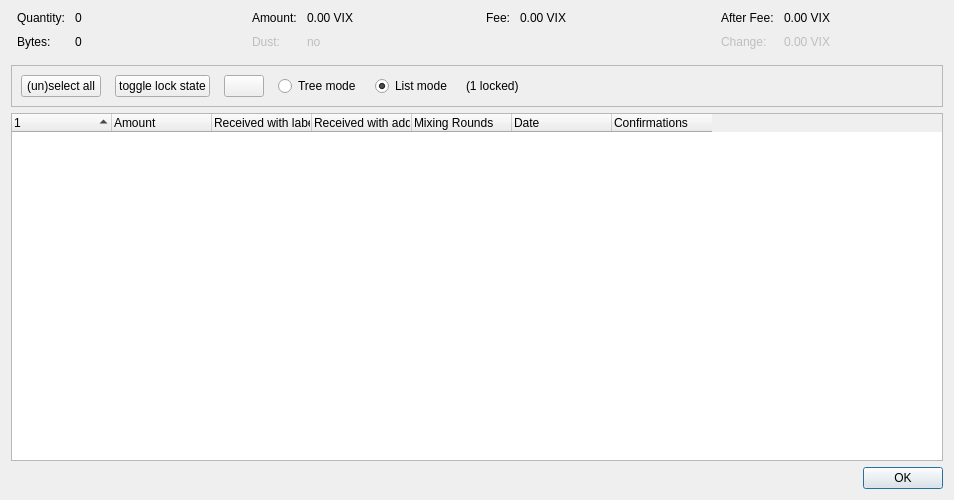
<?xml version="1.0" encoding="UTF-8"?>
<ui version="4.0">
 <class>CoinControlDialog</class>
 <widget class="QDialog" name="CoinControlDialog">
  <property name="geometry">
   <rect>
    <x>0</x>
    <y>0</y>
    <width>954</width>
    <height>500</height>
   </rect>
  </property>
  <property name="windowTitle">
   <string>Coin Selection</string>
  </property>
  <layout class="QVBoxLayout" name="verticalLayout">
   <item>
    <layout class="QHBoxLayout" name="horizontalLayoutTop" stretch="0,0,0,0">
     <property name="topMargin">
      <number>0</number>
     </property>
     <property name="bottomMargin">
      <number>10</number>
     </property>
     <item>
      <layout class="QFormLayout" name="formLayoutCoinControl1">
       <property name="horizontalSpacing">
        <number>10</number>
       </property>
       <property name="verticalSpacing">
        <number>10</number>
       </property>
       <property name="leftMargin">
        <number>6</number>
       </property>
       <property name="rightMargin">
        <number>6</number>
       </property>
       <item row="0" column="0">
        <widget class="QLabel" name="labelCoinControlQuantityText">
         <property name="text">
          <string>Quantity:</string>
         </property>
        </widget>
       </item>
       <item row="0" column="1">
        <widget class="QLabel" name="labelCoinControlQuantity">
         <property name="cursor">
          <cursorShape>IBeamCursor</cursorShape>
         </property>
         <property name="contextMenuPolicy">
          <enum>Qt::ActionsContextMenu</enum>
         </property>
         <property name="text">
          <string notr="true">0</string>
         </property>
         <property name="textInteractionFlags">
          <set>Qt::LinksAccessibleByMouse|Qt::TextSelectableByKeyboard|Qt::TextSelectableByMouse</set>
         </property>
        </widget>
       </item>
       <item row="1" column="0">
        <widget class="QLabel" name="labelCoinControlBytesText">
         <property name="text">
          <string>Bytes:</string>
         </property>
        </widget>
       </item>
       <item row="1" column="1">
        <widget class="QLabel" name="labelCoinControlBytes">
         <property name="cursor">
          <cursorShape>IBeamCursor</cursorShape>
         </property>
         <property name="contextMenuPolicy">
          <enum>Qt::ActionsContextMenu</enum>
         </property>
         <property name="text">
          <string notr="true">0</string>
         </property>
         <property name="textInteractionFlags">
          <set>Qt::LinksAccessibleByMouse|Qt::TextSelectableByKeyboard|Qt::TextSelectableByMouse</set>
         </property>
        </widget>
       </item>
      </layout>
     </item>
     <item>
      <layout class="QFormLayout" name="formLayoutCoinControl2">
       <property name="horizontalSpacing">
        <number>10</number>
       </property>
       <property name="verticalSpacing">
        <number>10</number>
       </property>
       <property name="leftMargin">
        <number>6</number>
       </property>
       <property name="rightMargin">
        <number>6</number>
       </property>
       <item row="0" column="0">
        <widget class="QLabel" name="labelCoinControlAmountText">
         <property name="text">
          <string>Amount:</string>
         </property>
        </widget>
       </item>
       <item row="0" column="1">
        <widget class="QLabel" name="labelCoinControlAmount">
         <property name="cursor">
          <cursorShape>IBeamCursor</cursorShape>
         </property>
         <property name="contextMenuPolicy">
          <enum>Qt::ActionsContextMenu</enum>
         </property>
         <property name="text">
          <string notr="true">0.00 VIX</string>
         </property>
         <property name="textInteractionFlags">
          <set>Qt::LinksAccessibleByMouse|Qt::TextSelectableByKeyboard|Qt::TextSelectableByMouse</set>
         </property>
        </widget>
       </item>
       <item row="1" column="0">
        <widget class="QLabel" name="labelCoinControlLowOutputText">
         <property name="enabled">
          <bool>false</bool>
         </property>
         <property name="text">
          <string>Dust:</string>
         </property>
        </widget>
       </item>
       <item row="1" column="1">
        <widget class="QLabel" name="labelCoinControlLowOutput">
         <property name="enabled">
          <bool>false</bool>
         </property>
         <property name="cursor">
          <cursorShape>IBeamCursor</cursorShape>
         </property>
         <property name="contextMenuPolicy">
          <enum>Qt::ActionsContextMenu</enum>
         </property>
         <property name="text">
          <string notr="true">no</string>
         </property>
         <property name="textInteractionFlags">
          <set>Qt::LinksAccessibleByMouse|Qt::TextSelectableByKeyboard|Qt::TextSelectableByMouse</set>
         </property>
        </widget>
       </item>
      </layout>
     </item>
     <item>
      <layout class="QFormLayout" name="formLayoutCoinControl3">
       <property name="horizontalSpacing">
        <number>10</number>
       </property>
       <property name="verticalSpacing">
        <number>10</number>
       </property>
       <property name="leftMargin">
        <number>6</number>
       </property>
       <property name="rightMargin">
        <number>6</number>
       </property>
       <item row="0" column="0">
        <widget class="QLabel" name="labelCoinControlFeeText">
         <property name="text">
          <string>Fee:</string>
         </property>
        </widget>
       </item>
       <item row="0" column="1">
        <widget class="QLabel" name="labelCoinControlFee">
         <property name="cursor">
          <cursorShape>IBeamCursor</cursorShape>
         </property>
         <property name="contextMenuPolicy">
          <enum>Qt::ActionsContextMenu</enum>
         </property>
         <property name="text">
          <string notr="true">0.00 VIX</string>
         </property>
         <property name="textInteractionFlags">
          <set>Qt::LinksAccessibleByMouse|Qt::TextSelectableByKeyboard|Qt::TextSelectableByMouse</set>
         </property>
        </widget>
       </item>
      </layout>
     </item>
     <item>
      <layout class="QFormLayout" name="formLayoutCoinControl4">
       <property name="horizontalSpacing">
        <number>10</number>
       </property>
       <property name="verticalSpacing">
        <number>10</number>
       </property>
       <property name="leftMargin">
        <number>6</number>
       </property>
       <property name="rightMargin">
        <number>6</number>
       </property>
       <item row="0" column="0">
        <widget class="QLabel" name="labelCoinControlAfterFeeText">
         <property name="text">
          <string>After Fee:</string>
         </property>
        </widget>
       </item>
       <item row="0" column="1">
        <widget class="QLabel" name="labelCoinControlAfterFee">
         <property name="cursor">
          <cursorShape>IBeamCursor</cursorShape>
         </property>
         <property name="contextMenuPolicy">
          <enum>Qt::ActionsContextMenu</enum>
         </property>
         <property name="text">
          <string notr="true">0.00 VIX</string>
         </property>
         <property name="textInteractionFlags">
          <set>Qt::LinksAccessibleByMouse|Qt::TextSelectableByKeyboard|Qt::TextSelectableByMouse</set>
         </property>
        </widget>
       </item>
       <item row="1" column="0">
        <widget class="QLabel" name="labelCoinControlChangeText">
         <property name="enabled">
          <bool>false</bool>
         </property>
         <property name="text">
          <string>Change:</string>
         </property>
        </widget>
       </item>
       <item row="1" column="1">
        <widget class="QLabel" name="labelCoinControlChange">
         <property name="enabled">
          <bool>false</bool>
         </property>
         <property name="cursor">
          <cursorShape>IBeamCursor</cursorShape>
         </property>
         <property name="contextMenuPolicy">
          <enum>Qt::ActionsContextMenu</enum>
         </property>
         <property name="text">
          <string notr="true">0.00 VIX</string>
         </property>
         <property name="textInteractionFlags">
          <set>Qt::LinksAccessibleByMouse|Qt::TextSelectableByKeyboard|Qt::TextSelectableByMouse</set>
         </property>
        </widget>
       </item>
      </layout>
     </item>
    </layout>
   </item>
   <item>
    <widget class="QFrame" name="frame">
     <property name="minimumSize">
      <size>
       <width>0</width>
       <height>40</height>
      </size>
     </property>
     <property name="frameShape">
      <enum>QFrame::StyledPanel</enum>
     </property>
     <property name="frameShadow">
      <enum>QFrame::Sunken</enum>
     </property>
     <layout class="QHBoxLayout" name="horizontalLayout">
      <item>
       <layout class="QHBoxLayout" name="horizontalLayoutPanel" stretch="0,0,0,0,0,0,0">
        <property name="spacing">
         <number>14</number>
        </property>
        <item>
         <widget class="QPushButton" name="pushButtonSelectAll">
          <property name="sizePolicy">
           <sizepolicy hsizetype="Maximum" vsizetype="Fixed">
            <horstretch>0</horstretch>
            <verstretch>0</verstretch>
           </sizepolicy>
          </property>
          <property name="text">
           <string>(un)select all</string>
          </property>
          <property name="autoDefault">
           <bool>false</bool>
          </property>
         </widget>
        </item>
        <item>
         <widget class="QPushButton" name="pushButtonToggleLock">
          <property name="sizePolicy">
           <sizepolicy hsizetype="Maximum" vsizetype="Fixed">
            <horstretch>0</horstretch>
            <verstretch>0</verstretch>
           </sizepolicy>
          </property>
          <property name="text">
           <string>toggle lock state</string>
          </property>
          <property name="autoDefault">
           <bool>false</bool>
          </property>
         </widget>
        </item>
        <item>
         <widget class="QPushButton" name="hideButton">
          <property name="sizePolicy">
           <sizepolicy hsizetype="Maximum" vsizetype="Fixed">
            <horstretch>0</horstretch>
            <verstretch>0</verstretch>
           </sizepolicy>
          </property>
          <property name="text">
           <string/>
          </property>
          <property name="autoDefault">
           <bool>false</bool>
          </property>
         </widget>
        </item>
        <item>
         <widget class="QRadioButton" name="radioTreeMode">
          <property name="sizePolicy">
           <sizepolicy hsizetype="Maximum" vsizetype="Fixed">
            <horstretch>0</horstretch>
            <verstretch>0</verstretch>
           </sizepolicy>
          </property>
          <property name="text">
           <string>Tree mode</string>
          </property>
         </widget>
        </item>
        <item>
         <widget class="QRadioButton" name="radioListMode">
          <property name="sizePolicy">
           <sizepolicy hsizetype="Maximum" vsizetype="Fixed">
            <horstretch>0</horstretch>
            <verstretch>0</verstretch>
           </sizepolicy>
          </property>
          <property name="text">
           <string>List mode</string>
          </property>
          <property name="checked">
           <bool>true</bool>
          </property>
         </widget>
        </item>
        <item>
         <widget class="QLabel" name="labelLocked">
          <property name="text">
           <string>(1 locked)</string>
          </property>
         </widget>
        </item>
        <item>
         <spacer name="horizontalSpacer">
          <property name="orientation">
           <enum>Qt::Horizontal</enum>
          </property>
          <property name="sizeHint" stdset="0">
           <size>
            <width>40</width>
            <height>20</height>
           </size>
          </property>
         </spacer>
        </item>
       </layout>
      </item>
     </layout>
    </widget>
   </item>
   <item>
    <widget class="CoinControlTreeWidget" name="treeWidget">
     <property name="contextMenuPolicy">
      <enum>Qt::CustomContextMenu</enum>
     </property>
     <property name="sortingEnabled">
      <bool>false</bool>
     </property>
     <property name="columnCount">
      <number>7</number>
     </property>
     <attribute name="headerShowSortIndicator" stdset="0">
      <bool>true</bool>
     </attribute>
     <attribute name="headerStretchLastSection">
      <bool>false</bool>
     </attribute>
     <column>
      <property name="text">
       <string/>
      </property>
     </column>
     <column>
      <property name="text">
       <string>Amount</string>
      </property>
     </column>
     <column>
      <property name="text">
       <string>Received with label</string>
      </property>
     </column>
     <column>
      <property name="text">
       <string>Received with address</string>
      </property>
     </column>
     <column>
      <property name="text">
       <string>Mixing Rounds</string>
      </property>
     </column>
     <column>
      <property name="text">
       <string>Date</string>
      </property>
     </column>
     <column>
      <property name="text">
       <string>Confirmations</string>
      </property>
      <property name="toolTip">
       <string>Confirmed</string>
      </property>
     </column>
    </widget>
   </item>
   <item>
    <widget class="QDialogButtonBox" name="buttonBox">
     <property name="orientation">
      <enum>Qt::Horizontal</enum>
     </property>
     <property name="standardButtons">
      <set>QDialogButtonBox::Ok</set>
     </property>
    </widget>
   </item>
  </layout>
 </widget>
 <customwidgets>
  <customwidget>
   <class>CoinControlTreeWidget</class>
   <extends>QTreeWidget</extends>
   <header>qt/coincontroltreewidget.h</header>
  </customwidget>
 </customwidgets>
 <resources/>
 <connections/>
</ui>
